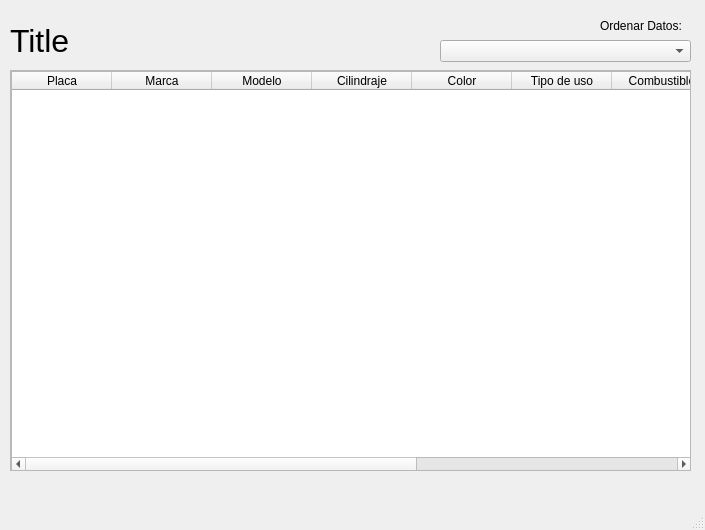
<?xml version="1.0" encoding="UTF-8"?>
<ui version="4.0">
 <class>List</class>
 <widget class="QMainWindow" name="List">
  <property name="geometry">
   <rect>
    <x>0</x>
    <y>0</y>
    <width>705</width>
    <height>530</height>
   </rect>
  </property>
  <property name="windowTitle">
   <string>List</string>
  </property>
  <widget class="QWidget" name="centralwidget">
   <widget class="QLabel" name="DatosVehiculo">
    <property name="geometry">
     <rect>
      <x>600</x>
      <y>0</y>
      <width>111</width>
      <height>51</height>
     </rect>
    </property>
    <property name="text">
     <string>Ordenar Datos:</string>
    </property>
   </widget>
   <widget class="QScrollArea" name="scrollArea">
    <property name="geometry">
     <rect>
      <x>10</x>
      <y>70</y>
      <width>681</width>
      <height>401</height>
     </rect>
    </property>
    <property name="widgetResizable">
     <bool>true</bool>
    </property>
    <widget class="QWidget" name="scrollAreaWidgetContents">
     <property name="geometry">
      <rect>
       <x>0</x>
       <y>0</y>
       <width>679</width>
       <height>399</height>
      </rect>
     </property>
     <widget class="QTableWidget" name="tableWidget">
      <property name="geometry">
       <rect>
        <x>0</x>
        <y>0</y>
        <width>681</width>
        <height>401</height>
       </rect>
      </property>
      <column>
       <property name="text">
        <string>Placa</string>
       </property>
      </column>
      <column>
       <property name="text">
        <string>Marca</string>
       </property>
      </column>
      <column>
       <property name="text">
        <string>Modelo</string>
       </property>
      </column>
      <column>
       <property name="text">
        <string>Cilindraje</string>
       </property>
      </column>
      <column>
       <property name="text">
        <string>Color</string>
       </property>
      </column>
      <column>
       <property name="text">
        <string>Tipo de uso</string>
       </property>
      </column>
      <column>
       <property name="text">
        <string>Combustible</string>
       </property>
      </column>
      <column>
       <property name="text">
        <string>No. Pasajeros</string>
       </property>
      </column>
      <column>
       <property name="text">
        <string>No. Chasis</string>
       </property>
      </column>
      <column>
       <property name="text">
        <string>No. Motor</string>
       </property>
      </column>
     </widget>
    </widget>
   </widget>
   <widget class="QComboBox" name="comboBox">
    <property name="geometry">
     <rect>
      <x>440</x>
      <y>40</y>
      <width>251</width>
      <height>22</height>
     </rect>
    </property>
   </widget>
   <widget class="QLabel" name="label">
    <property name="geometry">
     <rect>
      <x>10</x>
      <y>20</y>
      <width>171</width>
      <height>41</height>
     </rect>
    </property>
    <property name="font">
     <font>
      <pointsize>24</pointsize>
     </font>
    </property>
    <property name="text">
     <string>Title</string>
    </property>
   </widget>
  </widget>
  <widget class="QMenuBar" name="menubar">
   <property name="geometry">
    <rect>
     <x>0</x>
     <y>0</y>
     <width>705</width>
     <height>26</height>
    </rect>
   </property>
  </widget>
  <widget class="QStatusBar" name="statusbar"/>
 </widget>
 <resources/>
 <connections/>
</ui>
